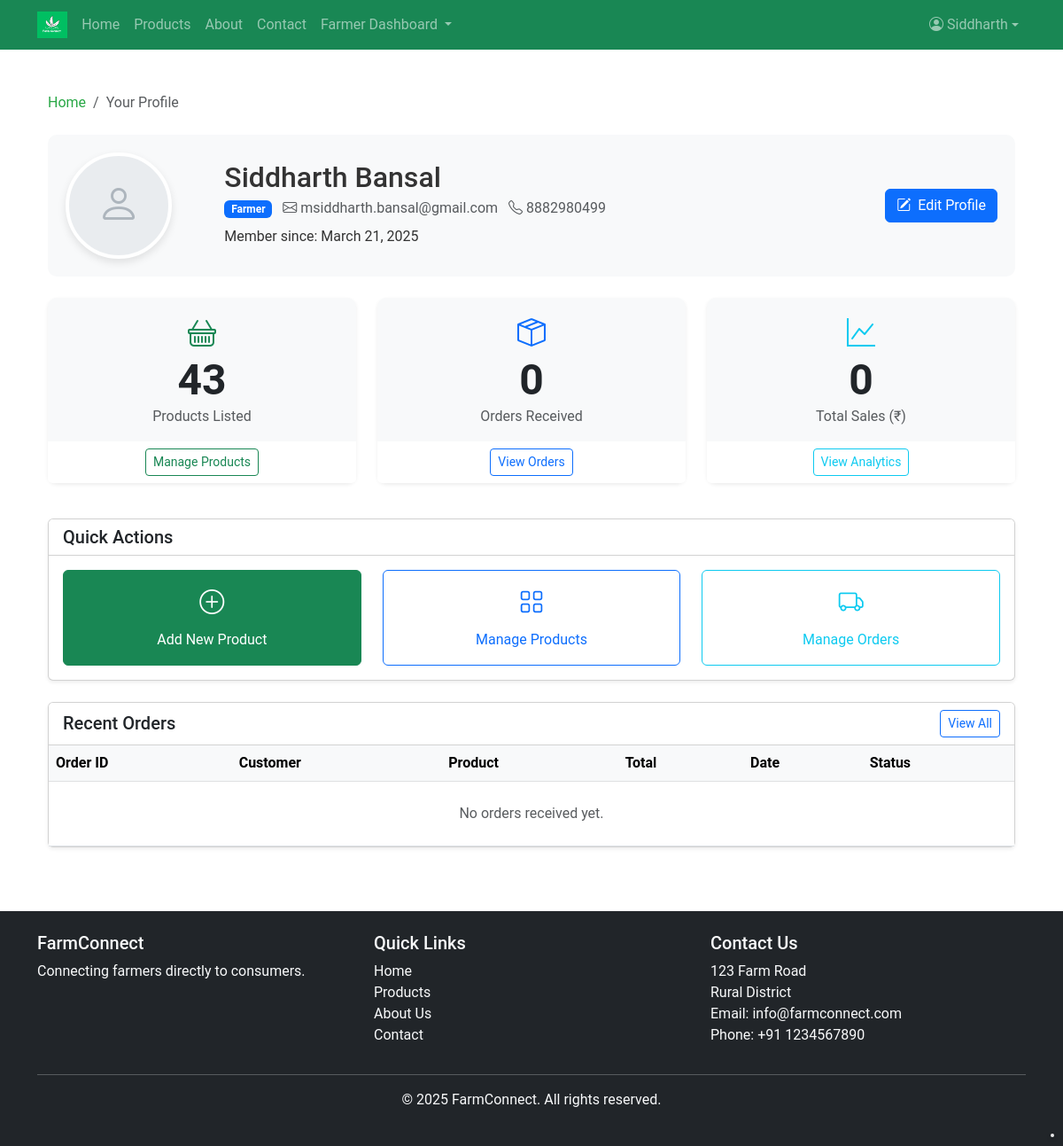
The page /profile/ (signed in) on the database as committed earlier.
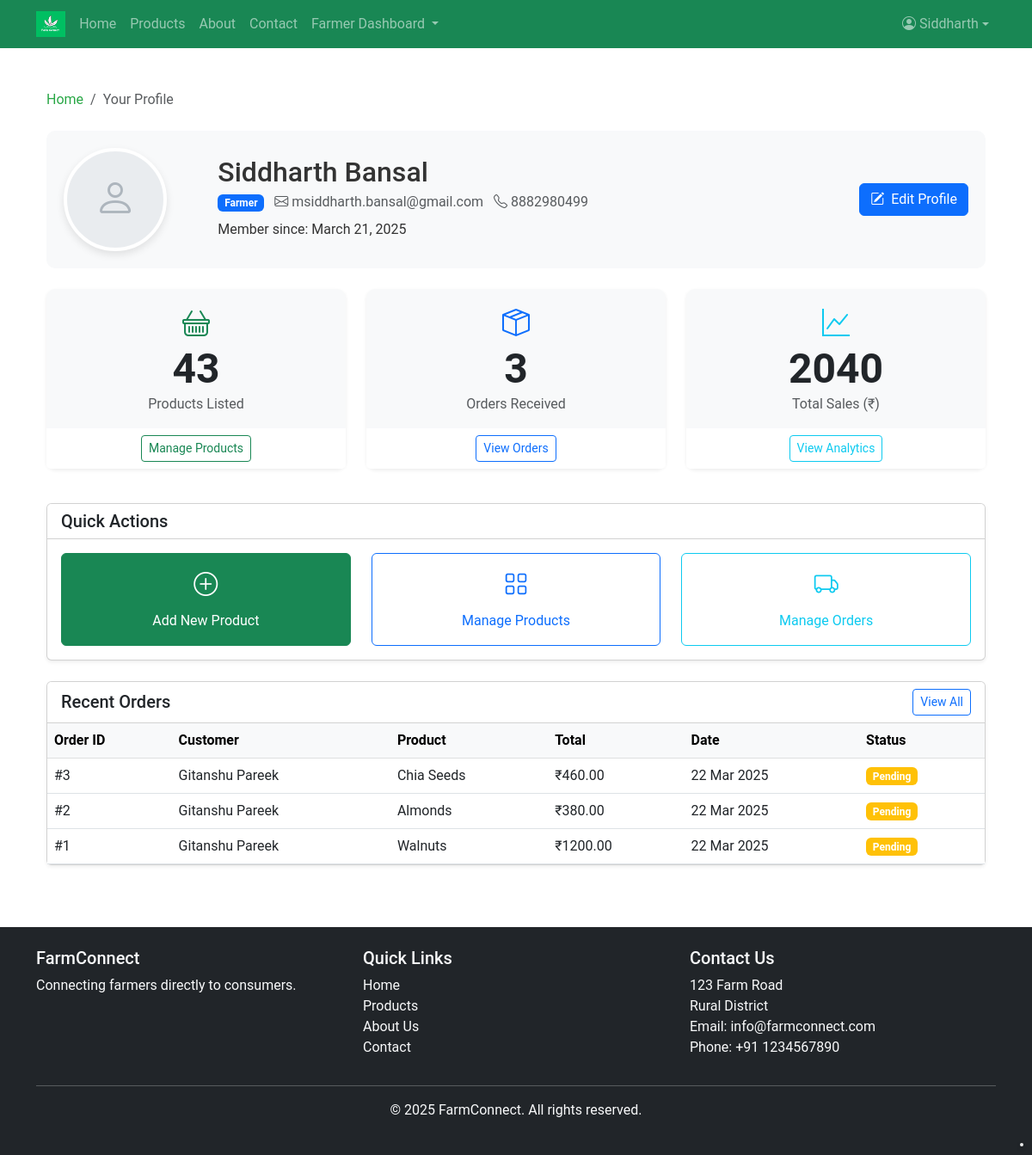
The same page on the database as committed later.
### farm_core/models.py (models this page shows, shortened)
class Order(models.Model):
    STATUS_CHOICES = (
        ('pending', 'Pending'),
        ('processing', 'Processing'),
        ('shipped', 'Shipped'),
        ('delivered', 'Delivered'),
        ('cancelled', 'Cancelled'),
    )
    consumer = models.ForeignKey(User, on_delete=models.CASCADE, related_name='orders')
    product = models.ForeignKey(Product, on_delete=models.CASCADE, related_name='orders')
    quantity = models.PositiveIntegerField(default=1)
    total_price = models.DecimalField(max_digits=10, decimal_places=2)
    status = models.CharField(max_length=20, choices=STATUS_CHOICES, default='pending')
    shipping_address = models.TextField()
    order_date = models.DateTimeField(auto_now_add=True)
    updated_at = models.DateTimeField(auto_now=True)
    cancellation_reason = models.TextField(blank=True, null=True)
    tracking_number = models.CharField(max_length=100, blank=True, null=True)
    notes = models.TextField(blank=True, null=True)
    processing_date = models.DateTimeField(blank=True, null=True)
    shipped_date = models.DateTimeField(blank=True, null=True)
    delivered_date = models.DateTimeField(blank=True, null=True)
    cancelled_date = models.DateTimeField(blank=True, null=True)

class User(AbstractUser):
    USER_TYPE_CHOICES = (
        ('farmer', 'Farmer'),
        ('consumer', 'Consumer'),
    )
    user_type = models.CharField(max_length=10, choices=USER_TYPE_CHOICES, default='consumer')
    phone = models.CharField(max_length=15, blank=True, null=True)
    address = models.TextField(blank=True, null=True)
    profile_pic = models.ImageField(upload_to='profile_pics/', blank=True, null=True)
    npop_certificate_number = models.CharField(max_length=100, blank=True, null=True)
    npop_certificate_issue_date = models.DateField(blank=True, null=True)
    npop_certificate_expiry_date = models.DateField(blank=True, null=True)
    npop_certificate_file = models.FileField(upload_to='npop_certificates/', blank=True, null=True)
    @property
    def is_npop_verified(self):
        from datetime import date
        if self.user_type != 'farmer':
            return False
        if not self.npop_certificate_number or not self.npop_certificate_expiry_date:
            return False
        return self.npop_certificate_expiry_date >= date.today()

class Product(models.Model):
    UNIT_CHOICES = (
        ('kg', 'Kilogram'),
        ('g', 'Gram'),
        ('l', 'Liter'),
        ('ml', 'Milliliter'),
        ('piece', 'Piece'),
        ('dozen', 'Dozen'),
        ('bundle', 'Bundle'),
        ('box', 'Box'),
        ('bag', 'Bag'),
        ('packet', 'Packet'),
    )
    name = models.CharField(max_length=200)
    description = models.TextField()
    price = models.DecimalField(max_digits=10, decimal_places=2)
    discount_price = models.DecimalField(max_digits=10, decimal_places=2, blank=True, null=True)
    quantity_available = models.PositiveIntegerField(default=0)
    category = models.ForeignKey(ProductCategory, on_delete=models.CASCADE, related_name='products')
    unit = models.CharField(max_length=10, choices=UNIT_CHOICES, default='kg')
    farmer = models.ForeignKey(User, on_delete=models.CASCADE, related_name='products')
    image = models.ImageField(upload_to='product_images/', blank=True, null=True)
    created_at = models.DateTimeField(auto_now_add=True)
    updated_at = models.DateTimeField(auto_now=True)
    is_organic = models.BooleanField(default=False)
    is_available = models.BooleanField(default=True)
    harvest_date = models.DateField(blank=True, null=True)
    expiry_date = models.DateField(blank=True, null=True)
    nutritional_info = models.TextField(blank=True, null=True)

### farm_core/views.py (the view, shortened to what this page needs)
# urls.py: path('profile/', views.ProfileView.as_view(), name='profile'),
class ProfileView(LoginRequiredMixin, DetailView):
    model = User
    template_name = 'farm_core/profile/view.html'
    context_object_name = 'profile_user'
    def get_object(self):
        return self.request.user
    def get_context_data(self, **kwargs):
        context = super().get_context_data(**kwargs)
        user = self.get_object()
        cart = self.request.session.get('cart', {})
        context['cart_count'] = sum(int(quantity) for quantity in cart.values())
        try:
            if user.user_type == 'farmer':
                context['products_count'] = Product.objects.filter(farmer=user).count()
                from django.db import connection
                cursor = connection.cursor()
                cursor.execute("PRAGMA table_info(farm_core_order)")
                has_new_fields = any(row[1] == 'cancellation_reason' for row in cursor.fetchall())
                if has_new_fields:
                    context['orders_count'] = Order.objects.filter(product__farmer=user).count()
                    context['recent_orders'] = Order.objects.filter(
                        product__farmer=user
                    ).order_by('-order_date')[:5]
                    sales = Order.objects.filter(product__farmer=user)
                    context['sales_total'] = sales.aggregate(total=Sum('total_price'))['total'] or 0
                else:
                    context['orders_count'] = 0
                    context['recent_orders'] = []
                    context['sales_total'] = 0
                    from django.shortcuts import redirect
                    messages.warning(self.request, _('Database needs to be updated. Please run the migrations.'))
        except Exception as e:
            context['error_message'] = str(e)
            context['products_count'] = 0
            context['orders_count'] = 0
            context['recent_orders'] = []
            context['sales_total'] = 0
            context['wishlist_count'] = 0
            import logging
            logger = logging.getLogger(__name__)
            logger.error(f"Error in ProfileView: {str(e)}")
            messages.error(self.request, _('There was an error loading your profile data. Please try running the migrations.'))
        return context

### farm_core/templates/farm_core/profile/view.html (shortened to what the changed rows need)
{% extends 'farm_core/base.html' %}
{% load i18n %}
{% load static %}
{% block content %}
<div class="container py-4">
    <div class="profile-header mb-4">
        <div class="row align-items-center">
            <div class="col-md-7 mb-3 mb-md-0">
                <h1 class="h2 mb-1">{{ profile_user.get_full_name|default:profile_user.username }}</h1>
            </div>
        </div>
    </div>
    {% if profile_user.user_type == 'farmer' %}
    <div class="row mb-4">
        <div class="col-md-4 mb-3">
            <div class="card h-100 stat-card border-0 shadow-sm">
                <div class="card-body text-center">
                    <i class="bi bi-basket text-success stat-icon"></i>
                    <h3 class="display-5 fw-bold mb-0">{{ products_count }}</h3>
                    <p class="text-muted mb-0">{% trans "Products Listed" %}</p>
                </div>
                <div class="card-footer bg-white border-0 text-center">
                    <a href="{% url 'farm_core:farmer_products' %}" class="btn btn-sm btn-outline-success">{% trans "Manage Products" %}</a>
                </div>
            </div>
        </div>
        <div class="col-md-4 mb-3">
            <div class="card h-100 stat-card border-0 shadow-sm">
                <div class="card-body text-center">
                    <i class="bi bi-box-seam text-primary stat-icon"></i>
                    <h3 class="display-5 fw-bold mb-0">{{ orders_count }}</h3>
                    <p class="text-muted mb-0">{% trans "Orders Received" %}</p>
                </div>
                <div class="card-footer bg-white border-0 text-center">
                    <a href="{% url 'farm_core:farmer_orders' %}" class="btn btn-sm btn-outline-primary">{% trans "View Orders" %}</a>
                </div>
            </div>
        </div>
        <div class="col-md-4 mb-3">
            <div class="card h-100 stat-card border-0 shadow-sm">
                <div class="card-body text-center">
                    <i class="bi bi-graph-up text-info stat-icon"></i>
                    <h3 class="display-5 fw-bold mb-0">{{ sales_total|default:"0" }}</h3>
                    <p class="text-muted mb-0">{% trans "Total Sales (₹)" %}</p>
                </div>
                <div class="card-footer bg-white border-0 text-center">
                    <a href="{% url 'farm_core:farmer_dashboard' %}" class="btn btn-sm btn-outline-info">{% trans "View Analytics" %}</a>
                </div>
            </div>
        </div>
    </div>
    <div class="card shadow-sm mb-4">
        <div class="card-header bg-white">
            <h5 class="mb-0">{% trans "Quick Actions" %}</h5>
        </div>
        <div class="card-body">
            <div class="row">
                <div class="col-md-4 mb-3 mb-md-0">
                    <a href="{% url 'farm_core:add_product' %}" class="btn btn-success w-100 h-100 py-3">
                        <i class="bi bi-plus-circle fs-3 d-block mb-2"></i>
                        {% trans "Add New Product" %}
                    </a>
                </div>
                <div class="col-md-4 mb-3 mb-md-0">
                    <a href="{% url 'farm_core:farmer_products' %}" class="btn btn-outline-primary w-100 h-100 py-3">
                        <i class="bi bi-grid fs-3 d-block mb-2"></i>
                        {% trans "Manage Products" %}
                    </a>
                </div>
                <div class="col-md-4">
                    <a href="{% url 'farm_core:farmer_orders' %}" class="btn btn-outline-info w-100 h-100 py-3">
                        <i class="bi bi-truck fs-3 d-block mb-2"></i>
                        {% trans "Manage Orders" %}
                    </a>
                </div>
            </div>
        </div>
    </div>
    <div class="card shadow-sm">
        <div class="card-header bg-white">
            <div class="d-flex justify-content-between align-items-center">
                <h5 class="mb-0">{% trans "Recent Orders" %}</h5>
                <a href="{% url 'farm_core:farmer_orders' %}" class="btn btn-sm btn-outline-primary">{% trans "View All" %}</a>
            </div>
        </div>
        <div class="card-body p-0">
            <div class="table-responsive">
                <table class="table table-hover mb-0">
                    <thead class="table-light">
                        <tr>
                            <th scope="col">{% trans "Order ID" %}</th>
                            <th scope="col">{% trans "Customer" %}</th>
                            <th scope="col">{% trans "Product" %}</th>
                            <th scope="col">{% trans "Total" %}</th>
                            <th scope="col">{% trans "Date" %}</th>
                            <th scope="col">{% trans "Status" %}</th>
                        </tr>
                    </thead>
                    <tbody>
                        {% for order in recent_orders %}
                        <tr>
                            <td>#{{ order.id }}</td>
                            <td>{{ order.consumer.get_full_name|default:order.consumer.username }}</td>
                            <td>{{ order.product.name }}</td>
                            <td>₹{{ order.total_price }}</td>
                            <td>{{ order.order_date|date:"d M Y" }}</td>
                            <td>
                                {% if order.status == 'pending' %}
                                <span class="badge bg-warning">{% trans "Pending" %}</span>
                                {% elif order.status == 'processing' %}
                                <span class="badge bg-info">{% trans "Processing" %}</span>
                                {% elif order.status == 'shipped' %}
                                <span class="badge bg-primary">{% trans "Shipped" %}</span>
                                {% elif order.status == 'delivered' %}
                                <span class="badge bg-success">{% trans "Delivered" %}</span>
                                {% elif order.status == 'cancelled' %}
                                <span class="badge bg-danger">{% trans "Cancelled" %}</span>
                                {% endif %}
                            </td>
                        </tr>
                        {% empty %}
                        <tr>
                            <td colspan="6" class="text-center py-4">
                                <p class="text-muted mb-0">{% trans "No orders received yet." %}</p>
                            </td>
                        </tr>
                        {% endfor %}
                    </tbody>
                </table>
            </div>
        </div>
    </div>
    {% endif %}
</div>
{% endblock %}

Rows that differ between the two databases and show on the page:
added Order: id "3", consumer.get_full_name "Gitanshu Pareek", product.name "Chia Seeds", total_price "460.00", order_date "22 Mar 2025"
added Order: id "2", consumer.get_full_name "Gitanshu Pareek", product.name "Almonds", total_price "380.00", order_date "22 Mar 2025"
added Order: id "1", consumer.get_full_name "Gitanshu Pareek", product.name "Walnuts", total_price "1200.00", order_date "22 Mar 2025"
Other text that changed with them:
{{ orders_count }}: "0" → "3"
{{ sales_total|default:"0" }}: "0" → "2040"
text no longer shown: "No orders received yet."
